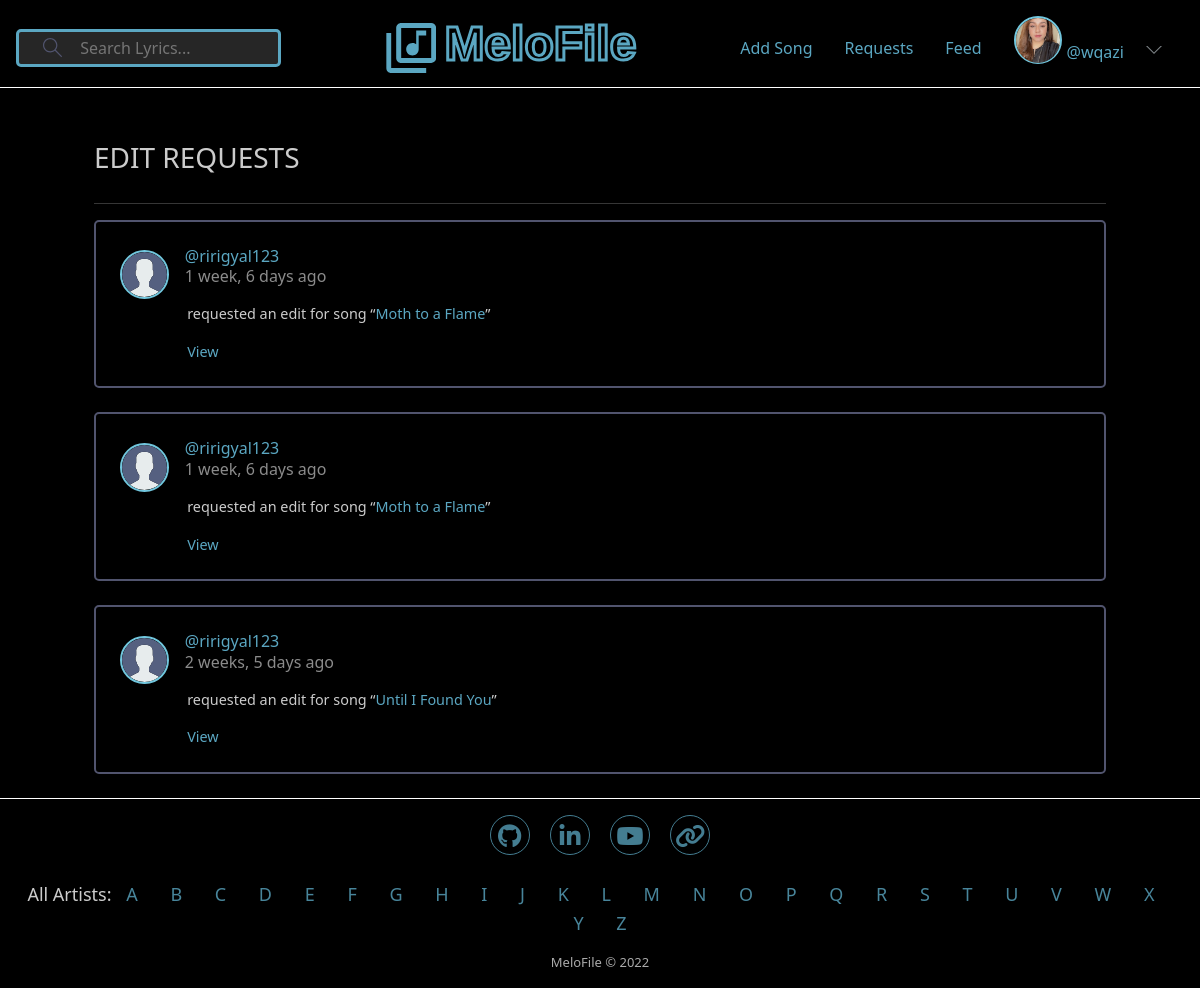
The page /requests (signed in) on the database as committed earlier.
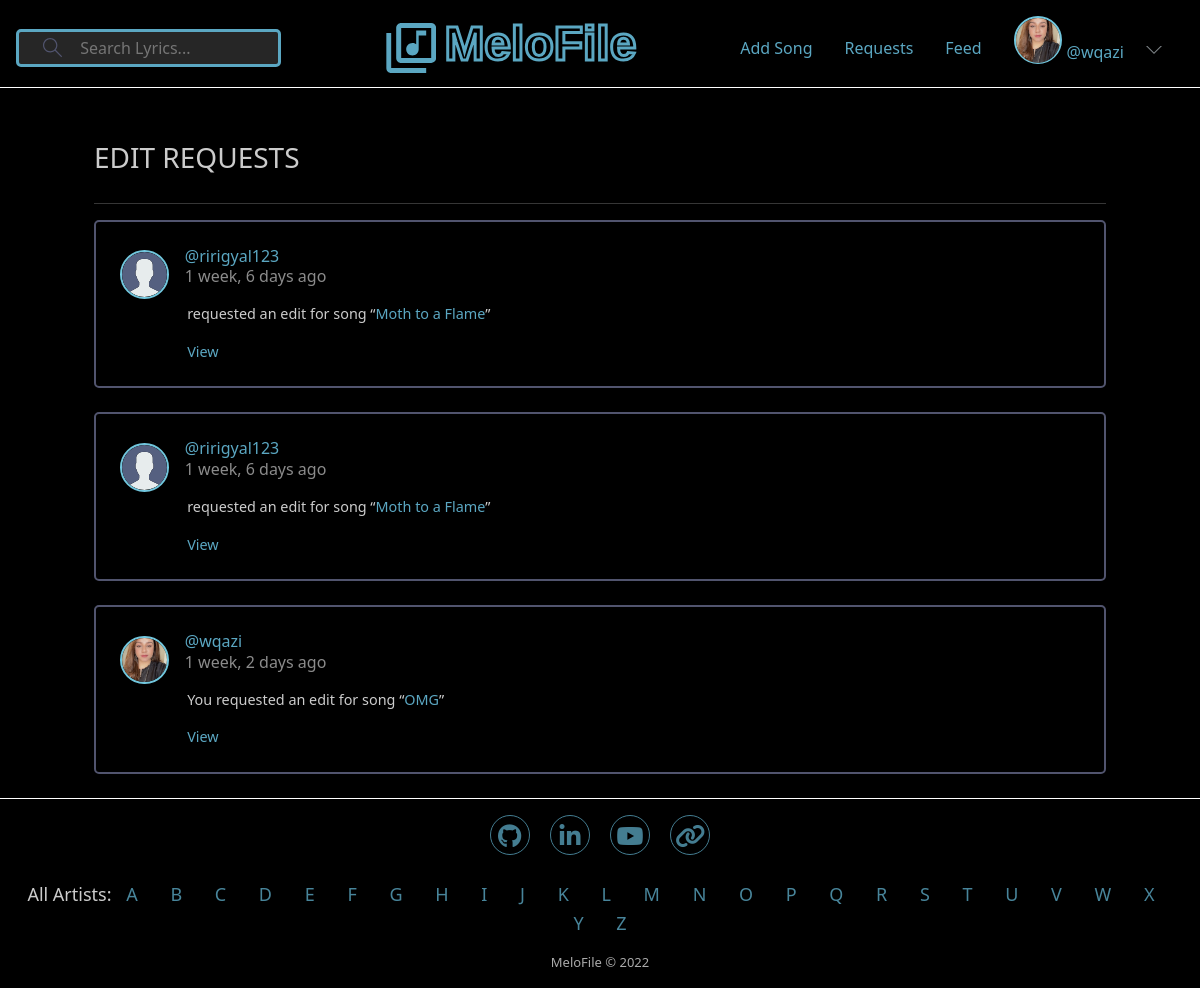
The same page on the database as committed later.
### base/models.py (models this page shows, shortened)
class EditRequest(models.Model):
    from_user = models.ForeignKey(User, related_name='from_user', on_delete=models.CASCADE)
    to_user = models.ForeignKey(User, related_name='to_user', on_delete=models.CASCADE)
    song = models.ForeignKey(Song, on_delete=models.CASCADE, default=None)
    edit = models.TextField(default=None)
    pending = models.BooleanField(default=True)
    approved = models.BooleanField(default=False)
    created = models.DateTimeField(auto_now_add=True,null=True)
    class Meta:
        ordering = ['-created']

class User(AbstractUser):
    avatar = models.ImageField(null=True, default="avatar.svg")
    follower = models.ManyToManyField('self', blank=True, symmetrical=False,  related_name='followers')
    follow = models.ManyToManyField('self', blank=True, symmetrical=False, related_name='following')

class Song(models.Model):
    title = models.CharField(max_length=50)
    artist = models.ForeignKey(Artist, on_delete=models.CASCADE)
    lyrics = models.TextField(null=False, blank=False)
    contributors = models.ManyToManyField(User, related_name='contributors', blank=True)
    genre = models.ManyToManyField(Genre)
    creator = models.ForeignKey(User, on_delete=models.CASCADE, default=1)
    updated = models.DateTimeField(auto_now=True)
    created = models.DateField(auto_now_add=True,null=True)
    favorite = models.ManyToManyField(User, related_name='favorite', blank=True)
    album_art = models.URLField(default='https://cdn.lsistatic.com/img/no_img_artist.png')

### base/views.py (the view)
# urls.py: path("requests", views.requests, name="requests"),
def requests(request):
    received_requests = EditRequest.objects.filter(to_user=request.user).order_by('-created')
    sent_requests = EditRequest.objects.filter(from_user=request.user).order_by('-created')
    return render(request, 'base/edit_requests.html', { 'received_requests':received_requests, 'sent_requests':sent_requests })

### base/templates/base/edit_requests.html
{% extends 'main.html' %}
{% block body %}
<div id="container">
    <div id="main">
        <div class="page__header">
            <h3>EDIT REQUESTS</h3>
        </div>
    {% for request in received_requests %}
    <div class="feedcomment__box">
        <div class="activities__boxHeader roomListRoom__header">
            <a href="{% url 'user-profile' request.from_user.id %}" class="roomListRoom__author">
                <div class="avatar avatar--small">
                    <img src="{{request.from_user.avatar.url}}">
                </div>
                <p>
                    @{{request.from_user}}
                    <span>{{ request.created|timesince }} ago</span>
                </p>
            </a>
        </div>
        <div class="activities__boxContent">
            <p>requested an edit for song “<a href="{% url 'song' request.song.id %}">{{ request.song.title }}</a>”</p>
            <a href="{% url 'request-view' request.id %}">View</a>
        </div>
    </div>
    <br>
    {% endfor %}
    {% for request in sent_requests %}
    <div class="feedcomment__box">
        <div class="activities__boxHeader roomListRoom__header">
            <a href="{% url 'user-profile' request.from_user.id %}" class="roomListRoom__author">
                <div class="avatar avatar--small">
                    <img src="{{request.from_user.avatar.url}}">
                </div>
                <p>
                    @{{request.from_user}}
                    <span>{{ request.created|timesince }} ago</span>
                </p>
            </a>
        </div>
        <div class="activities__boxContent">
            <p> You requested an edit for song “<a href="{% url 'song' request.song.id %}">{{ request.song.title }}</a>”</p>
            <a href="{% url 'request-view' request.id %}">View</a>
        </div>
    </div>
    <br>
    {% endfor %}
    </div>
</div>
{% endblock %}

Rows that differ between the two databases and show on the page:
removed EditRequest: from_user.avatar (placeholder picture), from_user "ririgyal123", created "2 weeks, 5 days", song "Until I Found You", shown under "EDIT REQUESTS"
added EditRequest: from_user.avatar (picture), from_user "wqazi", created "1 week, 2 days", song "OMG"
